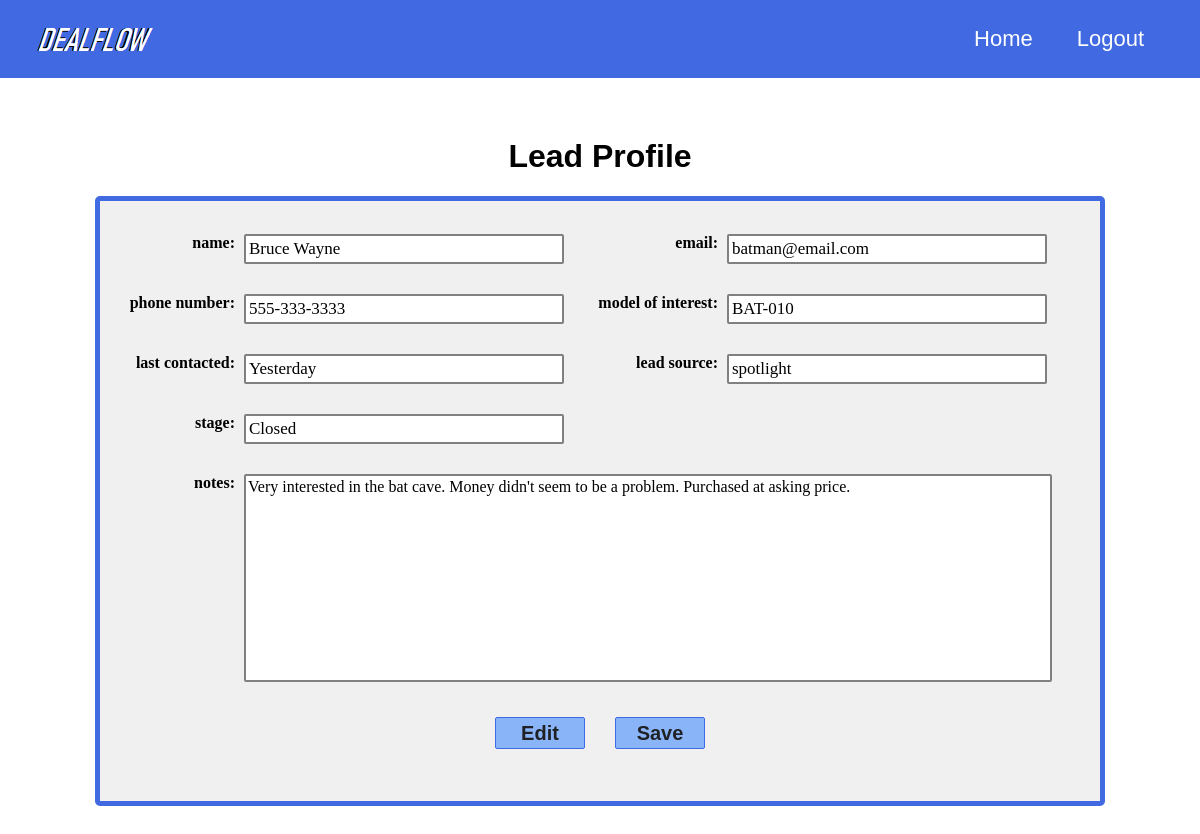
The page /leads/3 (signed in) on the database its author committed.
### website/models.py (models this page shows)
class Lead(db.Model):
    id = db.Column(db.Integer, primary_key=True)
    name = db.Column(db.String(150))
    email =	db.Column(db.String(50))
    source = db.Column(db.String(30))
    model =	db.Column(db.String(30))
    phone =	db.Column(db.String(20))
    last = db.Column(db.String(20))
    stage =	db.Column(db.String(20))
    notes = db.Column(db.String(255))
    user_id = db.Column(db.Integer, db.ForeignKey('user.id'))

### website/views.py (the view)
@views.route('/leads/<id>', methods=['GET', 'POST'])
def leads(id):
    current_lead = db.session.query(Lead).filter_by(user_id=current_user.id, id=id).first()
    return render_template('leads.html', user=current_user, id=current_lead)

### website/__init__.py (called while the page is built)
def create_app():
    app = Flask(__name__)
    app.config['SECRET_KEY'] = 'supersecretkey'
    app.config['SQLALCHEMY_DATABASE_URI'] = f'sqlite:///{DB_NAME}'
    db.init_app(app)
    from .views import views
    from .auth import auth
    app.register_blueprint(views, url_prefix='/')
    app.register_blueprint(auth, url_prefix='/')
    from .models import User, Lead
    create_database(app)
    login_manager = LoginManager()
    login_manager.login_view = 'auth.login'
    login_manager.init_app(app)
    @login_manager.user_loader
    def load_user(id):
        return User.query.get(int(id))
    return app

### website/templates/leads.html (shortened to what this page needs)
{% extends "base.html" %}
{% block content %}
<h1 class="leadhead">Lead Profile</h1>
<div class="lead-container">
    <div class="lead-margin">
        <label class="lead-div1">name:</label>
        <div class="lead-div2">
            {{ id.name}}
        </div>
    </div>
    <div class="lead-margin">
        <label class="lead-div1">email:</label>
        <div class="lead-div2">
            {{ id.email}}
        </div>
    </div>
    <div class="lead-margin">
        <label class="lead-div1">phone number:</label>
        <div class="lead-div2">
            {{ id.phone }}
        </div>
    </div>
    <div class="lead-margin">
        <label class="lead-div1">model of interest:</label>
        <div class="lead-div2">
            {{ id.model }}
        </div>
    </div>
    <div class="lead-margin">
        <label class="lead-div1">last contacted:</label>
        <div class="lead-div2">
            {{ id.last }}
        </div>
    </div>
    <div class="lead-margin">
        <label class="lead-div1">lead source:</label>
        <div class="lead-div2">
            {{ id.source }}
        </div>
    </div>
    <div class="lead-margin">
        <label class="lead-div1">stage:</label>
        <div class="lead-div2">
            {{ id.stage }}
        </div>
    </div>
    <div class="lead-margin">
        <label class="lead-div1">notes:</label>
        <div class="lead-notes">
            {{ id.notes }}
        </div>
    </div>
    <div class="button-container">
        <input class="button2" type="submit" value="Save">
        <input class="button3" type="submit" value="Edit">
    </div>
</div>
{% endblock %}

### website/static/styles.css (style rules this page uses)
html, body { margin: 0; padding: 0; }
.leadhead { font-size: 32px; font-family: 'Trebuchet MS', 'Lucida Sans Unicode', 'Lucida Grande', 'Lucida Sans', Arial, sans-serif; text-align: center; margin-top: 5%; margin-left: auto; margin-right: auto; }
.button2 { background: #8ab4f8; border-radius: 2px; border: 1px solid royalblue; color: #202124; font-size: 14px; font-weight: bold; height: 32px; width: 90px; float: right; font-family: 'Trebuchet MS', 'Lucida Sans Unicode', 'Lucida Grande', 'Lucida Sans', Arial, sans-serif; }
.lead-container { margin-left: auto; margin-right: auto; border: solid royalblue 5px; border-radius: 5px; width: 1000px; height: 600px; margin-bottom: 5%; display: block; background-color: rgb(240, 240, 240); }
.lead-margin { margin: 15px; display: inline-block; }
.lead-div1 { width: 120px; display: inline-block; font-weight: bold; vertical-align: top; text-align: right; padding-right: 5px; }
.lead-div2 { width: 310px; display: inline-block; border: solid gray 2px; border-radius: 2px; font-size: 17px; padding: 3px; background-color: white; }
.lead-notes { width: 800px; display: inline-block; border: solid gray 2px; background-color: white; border-radius: 2px; padding: 2px; height: 200px; }
.button-container { width: 210px; margin: 20px; margin-left: auto; margin-right: auto; }
.button2 { background: #8ab4f8; border-radius: 2px; border: 1px solid royalblue; color: #202124; font-size: 20px; font-weight: bold; height: 32px; width: 90px; margin-left: auto; margin-right: auto; }
.button3 { background: #8ab4f8; border-radius: 2px; border: 1px solid royalblue; color: #202124; font-size: 20px; font-weight: bold; height: 32px; width: 90px; margin-left: auto; margin-right: auto; }

### rows shown on the page
Lead: name "Bruce Wayne", email "batman@email.com", phone "555-333-3333", model "BAT-010", last "Yesterday", source "spotlight", stage "Closed", notes "Very interested in the bat cave. Money didn't seem to be a problem. Purchased at asking price."
